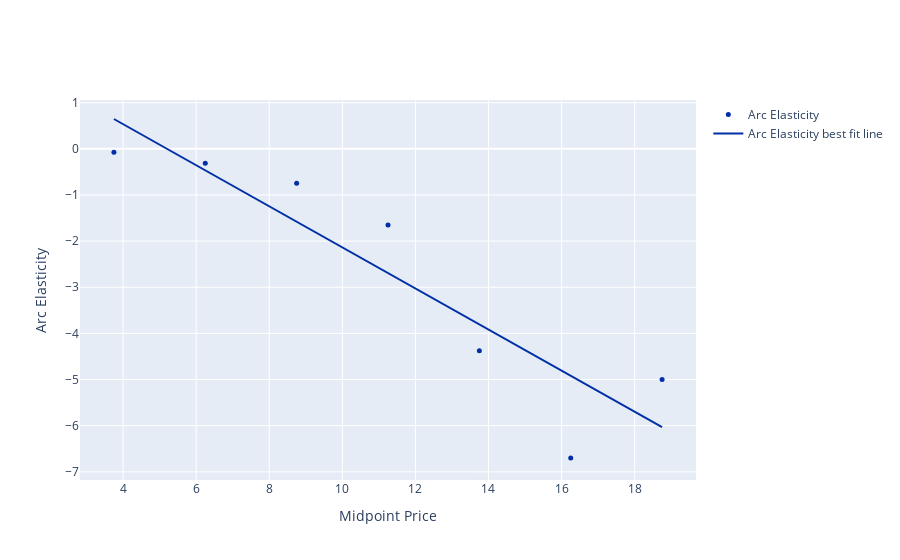

Notebook source saved alongside this figure:
### Code cell
elasticities.iscatter("Midpoint Price", "Arc Elasticity", fit_line=True)

### Figure 1 — Plotly figure (JSON) as saved in the notebook; plotly's stock layout.template omitted (floating-point values rounded to 4 significant figures)
{"data": [{"marker": {"color": "rgb(0,47,167)", "size": 5}, "mode": "markers", "name": "Arc Elasticity", "textfont": {"color": "rgb(0,47,167)"}, "textposition": "bottom center", "type": "scatter", "x": [18.75, 16.25, 13.75, 11.25, 8.75, 6.25, 3.75], "y": [-5.0, -6.697, -4.373, -1.648, -0.745, -0.315, -0.074]}, {"hovertemplate": "-0.445285714286 * x + 2.31632142857", "marker": {"color": "rgb(0,47,167)"}, "mode": "lines", "name": "Arc Elasticity best fit line", "type": "scatter", "x": [18.75, 16.25, 13.75, 11.25, 8.75, 6.25, 3.75], "y": [-6.033, -4.92, -3.806, -2.693, -1.58, -0.4667, 0.6465]}], "layout": {"xaxis": {"title": {"text": "Midpoint Price"}}, "yaxis": {"title": {"text": "Arc Elasticity"}}}}
